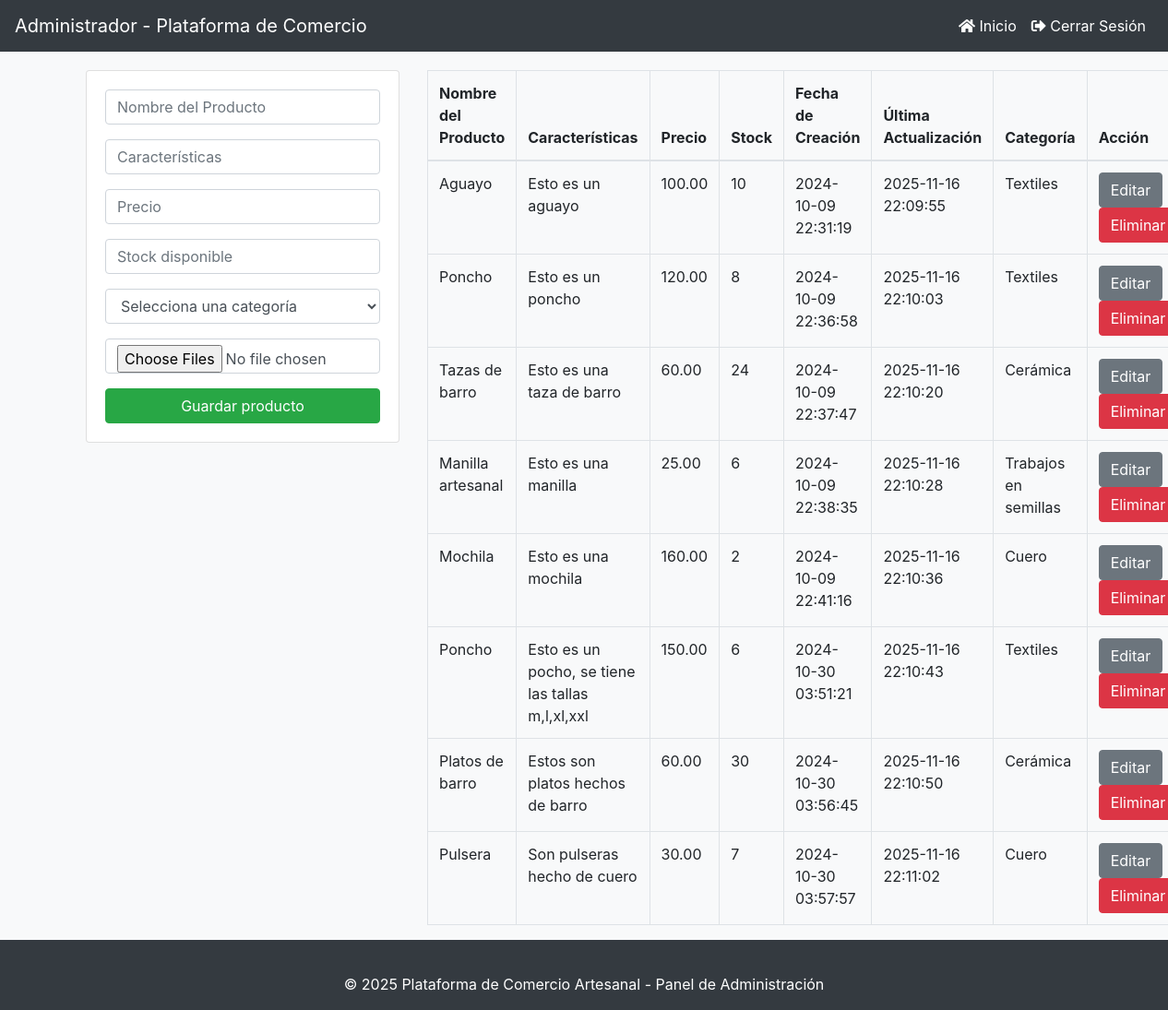
Page /Dashboard/Funciones_db/Crud_administrador/productos/index.php (signed in) on the committed database.
### tables this page shows
CREATE TABLE `producto` (
  `id_producto` int(11) NOT NULL,
  `nombre` varchar(255) NOT NULL,
  `caracteristica` text DEFAULT NULL,
  `precio` decimal(10,2) NOT NULL,
  `stock` int(11) NOT NULL,
  `fecha_creacion` timestamp NULL DEFAULT current_timestamp(),
  `fecha_actualizacion` timestamp NULL DEFAULT current_timestamp() ON UPDATE current_timestamp(),
  `imagenes` text DEFAULT NULL,
  `id_comunario` int(11) DEFAULT NULL,
  `id_categoria` int(11) NOT NULL
);

CREATE TABLE `categoria` (
  `id_categoria` int(11) NOT NULL,
  `nombre_categoria` varchar(45) NOT NULL,
  `descripcion` varchar(255) NOT NULL
);

### Dashboard/Funciones_db/Crud_administrador/productos/auth_products.php (called while the page is built, shortened)
<?php
function getUserRole($conn, $user_id) {
    $query = "SELECT rol FROM usuario WHERE id_usuario = ?";
    $stmt = $conn->prepare($query);
    $stmt->bind_param("i", $user_id);
    $stmt->execute();
    $result = $stmt->get_result();
    $user = $result->fetch_assoc();
    return $user['rol'];
}
function getProductsForUser($conn, $user_id) {
    $role = getUserRole($conn, $user_id);
    $queryBase = "SELECT p.*, u.nombre AS nombre_comunario, u.apellido AS apellido_comunario,
                  c.nombre_categoria, a.nombre AS nombre_almacen
                  FROM producto p
                  LEFT JOIN usuario u ON p.id_comunario = u.id_usuario
                  LEFT JOIN categoria c ON p.id_categoria = c.id_categoria
                  LEFT JOIN esta e ON p.id_producto = e.id_producto
                  LEFT JOIN almacen a ON e.id_almacen = a.id_almacen";
    if ($role === 'administrador') {
        return mysqli_query($conn, $queryBase);
    }
    return mysqli_query($conn, $queryBase . " WHERE 1 = 0");
}
?>

### Dashboard/Funciones_db/Crud_administrador/productos/index.php (the view, shortened to what this page needs)
<?php
include('../includes/db.php');
include('auth_products.php');
$user_id = $_SESSION['id_usuario'];
include('../includes/header.php');
?>
<main class="container-fluid">
    <div class="row">
        <div class="col-md-4">
            <div class="card card-body">
                <form action="save.php" method="POST" enctype="multipart/form-data">
                    <div class="form-group">
                        <p><input type="text" name="nombre" class="form-control" placeholder="Nombre del Producto" required></p>
                        <p><input type="text" name="caracteristica" class="form-control" placeholder="Características" required></p>
                        <p><input type="number" name="precio" class="form-control" placeholder="Precio" required></p>
                        <p><input type="number" name="stock" class="form-control" placeholder="Stock disponible" required></p>
                        <p>
                            <select name="id_categoria" class="form-control" required>
                                <option value="">Selecciona una categoría</option>
                            </select>
                        </p>
                        <p><input type="file" name="imagenes[]" class="form-control" multiple></p>
                    </div>
                    <input type="submit" class="btn btn-success btn-block" name="save" value="Guardar producto">
                </form>
            </div>
        </div>
        <div class="col-md-8">
            <table class="table table-bordered">
                <thead>
                    <tr>
                        <th>Nombre del Producto</th>
                        <th>Características</th>
                        <th>Precio</th>
                        <th>Stock</th>
                        <th>Fecha de Creación</th>
                        <th>Última Actualización</th>
                        <th>Categoría</th>
                        <th>Acción</th>
                    </tr>
                </thead>
                <tbody>
                    <?php
                    $result_producto = getProductsForUser($conn, $user_id);
                    if ($result_producto && mysqli_num_rows($result_producto) > 0):
                        while ($row = mysqli_fetch_assoc($result_producto)) {
                            $nombreProducto = htmlspecialchars($row['nombre'] ?? 'Sin nombre');
                            $caracteristica = htmlspecialchars($row['caracteristica'] ?? 'Sin descripción');
                            $precio = htmlspecialchars($row['precio'] ?? '0');
                            $stock = htmlspecialchars($row['stock'] ?? '0');
                            $fechaCreacion = htmlspecialchars($row['fecha_creacion'] ?? '-');
                            $fechaActualizacion = htmlspecialchars($row['fecha_actualizacion'] ?? '-');
                            $categoria = htmlspecialchars($row['nombre_categoria'] ?? 'No asignada');
                            $idProducto = htmlspecialchars($row['id_producto']);
                    ?>
                        <tr>
                            <td><?php echo $nombreProducto; ?></td>
                            <td><?php echo $caracteristica; ?></td>
                            <td><?php echo $precio; ?></td>
                            <td><?php echo $stock; ?></td>
                            <td><?php echo $fechaCreacion; ?></td>
                            <td><?php echo $fechaActualizacion; ?></td>
                            <td><?php echo $categoria; ?></td>
                            <td>
                                <a href="edit.php?id_producto=<?php echo $idProducto; ?>" class="btn btn-secondary">Editar</a>
                                <a href="delete.php?id_producto=<?php echo $idProducto; ?>" class="btn btn-danger">Eliminar</a>
                            </td>
                        </tr>
                    <?php
                        }
                    else:
                    ?>
                        <tr>
                            <td colspan="8" class="text-center">No se encontraron productos.</td>
                        </tr>
                    <?php endif; ?>
                </tbody>
            </table>
        </div>
    </div>
</main>
<?php include('../includes/footer.php'); ?>

### Dashboard/Funciones_db/Crud_administrador/includes/header.php (style rules this page uses)
body { background-color: #f8f9fa; }
.card-body { background-color: #ffffff; }

### Dashboard/Funciones_db/Crud_administrador/includes/footer.php (style rules this page uses)
html, body { height: 100%; }
body { display: flex; flex-direction: column; }
main { flex: 1; }

### rows in the picture
producto: nombre "Aguayo", caracteristica "Esto es un aguayo", precio "100.00", stock "10", fecha_creacion "2024-10-09 22:31:19", fecha_actualizacion "2025-11-16 22:09:55", id_categoria.nombre_categoria "Textiles"
producto: nombre "Poncho", caracteristica "Esto es un poncho", precio "120.00", stock "8", fecha_creacion "2024-10-09 22:36:58", fecha_actualizacion "2025-11-16 22:10:03", id_categoria.nombre_categoria "Textiles"
producto: nombre "Tazas de barro", caracteristica "Esto es una taza de barro", precio "60.00", stock "24", fecha_creacion "2024-10-09 22:37:47", fecha_actualizacion "2025-11-16 22:10:20", id_categoria.nombre_categoria "Cerámica"
producto: nombre "Manilla artesanal", caracteristica "Esto es una manilla", precio "25.00", stock "6", fecha_creacion "2024-10-09 22:38:35", fecha_actualizacion "2025-11-16 22:10:28", id_categoria.nombre_categoria "Trabajos en semillas"
producto: nombre "Mochila", caracteristica "Esto es una mochila", precio "160.00", stock "2", fecha_creacion "2024-10-09 22:41:16", fecha_actualizacion "2025-11-16 22:10:36", id_categoria.nombre_categoria "Cuero"
producto: nombre "Poncho", caracteristica "Esto es un pocho, se tiene las tallas m,l,xl,xxl", precio "150.00", stock "6", fecha_creacion "2024-10-30 03:51:21", fecha_actualizacion "2025-11-16 22:10:43", id_categoria.nombre_categoria "Textiles"
producto: nombre "Platos de barro", caracteristica "Estos son platos hechos de barro", precio "60.00", stock "30", fecha_creacion "2024-10-30 03:56:45", fecha_actualizacion "2025-11-16 22:10:50", id_categoria.nombre_categoria "Cerámica"
producto: nombre "Pulsera", caracteristica "Son pulseras hecho de cuero", precio "30.00", stock "7", fecha_creacion "2024-10-30 03:57:57", fecha_actualizacion "2025-11-16 22:11:02", id_categoria.nombre_categoria "Cuero"
